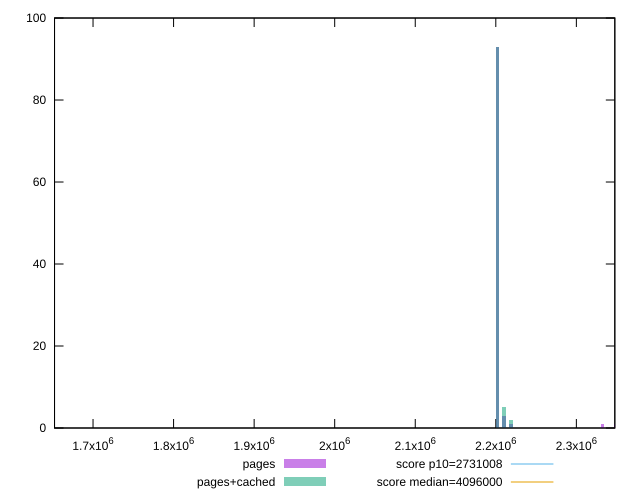

Write the gnuplot code that produced this figure.
reset

$pages <<EOF
2218781.1335581415 1
2349297.6708262675 1
2210360.7117989077 3
2201940.2900396734 93
2332456.8273078 1
1650402.664809851 1
EOF

$pagesCached <<EOF
2218781.1335581415 2
2201940.2900396734 93
2210360.7117989077 5
EOF

set key outside below
set boxwidth 4210.210879616967
set xrange [1652212:2347748]
set yrange [0:100]
set trange [0:100]
set style fill transparent solid 0.5 noborder

set parametric
set terminal svg size 640, 500 enhanced background rgb 'white'
set output "report_00017_2021-02-10T15-08-03.406Z/total-byte-weight/comparison/histogram/0_vs_1.svg"

plot $pages title "pages" with boxes, \
     $pagesCached title "pages+cached" with boxes, \
     2731008,t title "score p10=2731008", \
     4096000,t title "score median=4096000"

reset
